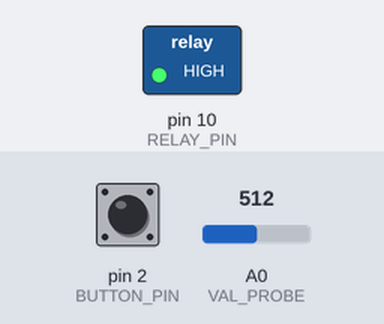
The sketch below on a simulated Arduino Uno, built with avr-gcc and run on an emulated ATmega328P. Shown: switched loads named in the sketch (green lamp = pin HIGH). Inputs (shaded band) come from the test bench; at power-on: pin 2 (BUTTON_PIN) LOW, A0 (VAL_PROBE) = 512. What the sketch prints to the serial monitor is not drawn.

Above: at 0.1 s.
Timing chart, 0 to 1.6 s (numbered marks = the images above):
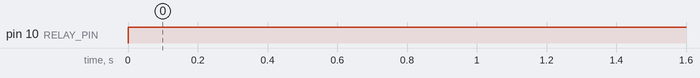

Measured:
- by itself, pin 10 (RELAY_PIN): LOW → HIGH at 0.00 s

The sketch:

source.ino
```cpp
const int MOISTURE_LEVEL = 500; // the value after the LED goes ON
const int VAL_PROBE = 0; // Analog pin 0
const int RELAY_PIN = 10;
const int BUTTON_PIN = 2;

void setup() {
    Serial.begin(9600);
    pinMode(RELAY_PIN, OUTPUT);
    pinMode(BUTTON_PIN, INPUT);
    pinMode(VAL_PROBE, INPUT);
}

void LedState(int state) {
    digitalWrite(13, state);
}

void loop() {
    int moisture_level = analogRead(VAL_PROBE);
    Serial.println(moisture_level);
    int is_switched_off = digitalRead(2);
    if (moisture_level > MOISTURE_LEVEL) {
        LedState(HIGH);
    } else   {
        LedState(LOW);
    }

      if (is_switched_off && moisture_level < MOISTURE_LEVEL) {
        digitalWrite(RELAY_PIN, LOW);
      } else {
      digitalWrite(RELAY_PIN, HIGH);
    }

    delay(100);
}
```
